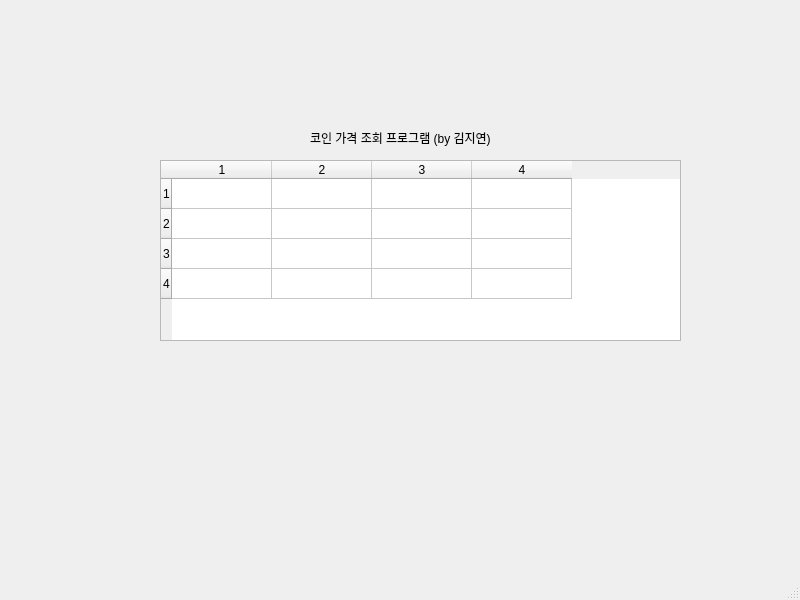
<?xml version="1.0" encoding="UTF-8"?>
<ui version="4.0">
 <class>MainWindow</class>
 <widget class="QMainWindow" name="MainWindow">
  <property name="geometry">
   <rect>
    <x>0</x>
    <y>0</y>
    <width>800</width>
    <height>600</height>
   </rect>
  </property>
  <property name="windowTitle">
   <string>코인 조회 프로그램</string>
  </property>
  <widget class="QWidget" name="centralwidget">
   <widget class="QLabel" name="label">
    <property name="geometry">
     <rect>
      <x>310</x>
      <y>130</y>
      <width>201</width>
      <height>16</height>
     </rect>
    </property>
    <property name="text">
     <string>코인 가격 조회 프로그램 (by 김지연)</string>
    </property>
   </widget>
   <widget class="QTableWidget" name="tableWidget">
    <property name="geometry">
     <rect>
      <x>160</x>
      <y>160</y>
      <width>521</width>
      <height>181</height>
     </rect>
    </property>
    <property name="rowCount">
     <number>4</number>
    </property>
    <property name="columnCount">
     <number>4</number>
    </property>
    <row/>
    <row/>
    <row/>
    <row/>
    <column/>
    <column/>
    <column/>
    <column/>
   </widget>
  </widget>
  <widget class="QMenuBar" name="menubar">
   <property name="geometry">
    <rect>
     <x>0</x>
     <y>0</y>
     <width>800</width>
     <height>26</height>
    </rect>
   </property>
  </widget>
  <widget class="QStatusBar" name="statusbar"/>
 </widget>
 <resources/>
 <connections/>
</ui>
